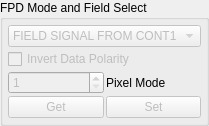
                   <widget class="QGroupBox" name="groupBox_FPDModeAndFieldSelect">
                    <property name="sizePolicy">
                     <sizepolicy hsizetype="Minimum" vsizetype="Minimum">
                      <horstretch>0</horstretch>
                      <verstretch>0</verstretch>
                     </sizepolicy>
                    </property>
                    <property name="title">
                     <string>FPD Mode and Field Select</string>
                    </property>
                    <layout class="QVBoxLayout" name="verticalLayout_18">
                     <property name="spacing">
                      <number>2</number>
                     </property>
                     <property name="leftMargin">
                      <number>5</number>
                     </property>
                     <property name="topMargin">
                      <number>5</number>
                     </property>
                     <property name="rightMargin">
                      <number>5</number>
                     </property>
                     <property name="bottomMargin">
                      <number>5</number>
                     </property>
                     <item>
                      <widget class="QComboBox" name="comboBox_FPDFieldSelectList">
                       <property name="enabled">
                        <bool>false</bool>
                       </property>
                       <item>
                        <property name="text">
                         <string>FIELD SIGNAL FROM CONT1</string>
                        </property>
                       </item>
                       <item>
                        <property name="text">
                         <string>FIELD SIGNAL FROM CONT2</string>
                        </property>
                       </item>
                       <item>
                        <property name="text">
                         <string>FIELD SIGNAL TO LOW</string>
                        </property>
                       </item>
                      </widget>
                     </item>
                     <item>
                      <widget class="QCheckBox" name="checkBox_FPDInvPol">
                       <property name="enabled">
                        <bool>false</bool>
                       </property>
                       <property name="text">
                        <string>Invert Data Polarity</string>
                       </property>
                      </widget>
                     </item>
                     <item>
                      <layout class="QHBoxLayout" name="horizontalLayout_16">
                       <item>
                        <widget class="QSpinBox" name="spinBox_FPDPixMode">
                         <property name="enabled">
                          <bool>false</bool>
                         </property>
                         <property name="minimum">
                          <number>1</number>
                         </property>
                         <property name="maximum">
                          <number>4</number>
                         </property>
                        </widget>
                       </item>
                       <item>
                        <widget class="QLabel" name="label_FPDPixMode">
                         <property name="text">
                          <string>Pixel Mode</string>
                         </property>
                        </widget>
                       </item>
                      </layout>
                     </item>
                     <item>
                      <layout class="QHBoxLayout" name="horizontalLayout_15">
                       <property name="spacing">
                        <number>2</number>
                       </property>
                       <item>
                        <widget class="QPushButton" name="pushButton_GetFPDMode">
                         <property name="enabled">
                          <bool>false</bool>
                         </property>
                         <property name="text">
                          <string>Get</string>
                         </property>
                        </widget>
                       </item>
                       <item>
                        <widget class="QPushButton" name="pushButton_SetFPDMode">
                         <property name="enabled">
                          <bool>false</bool>
                         </property>
                         <property name="text">
                          <string>Set</string>
                         </property>
                        </widget>
                       </item>
                      </layout>
                     </item>
                    </layout>
                   </widget>
